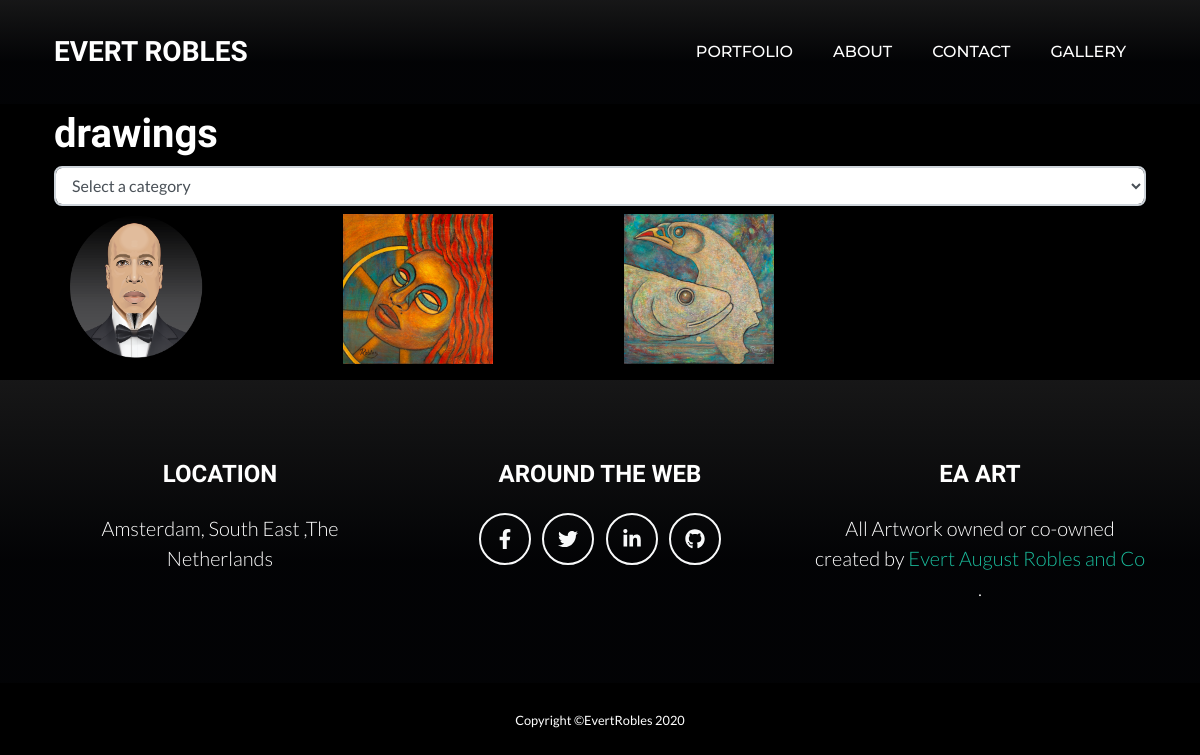
Before: /gallery?category=drawings with the older database file.
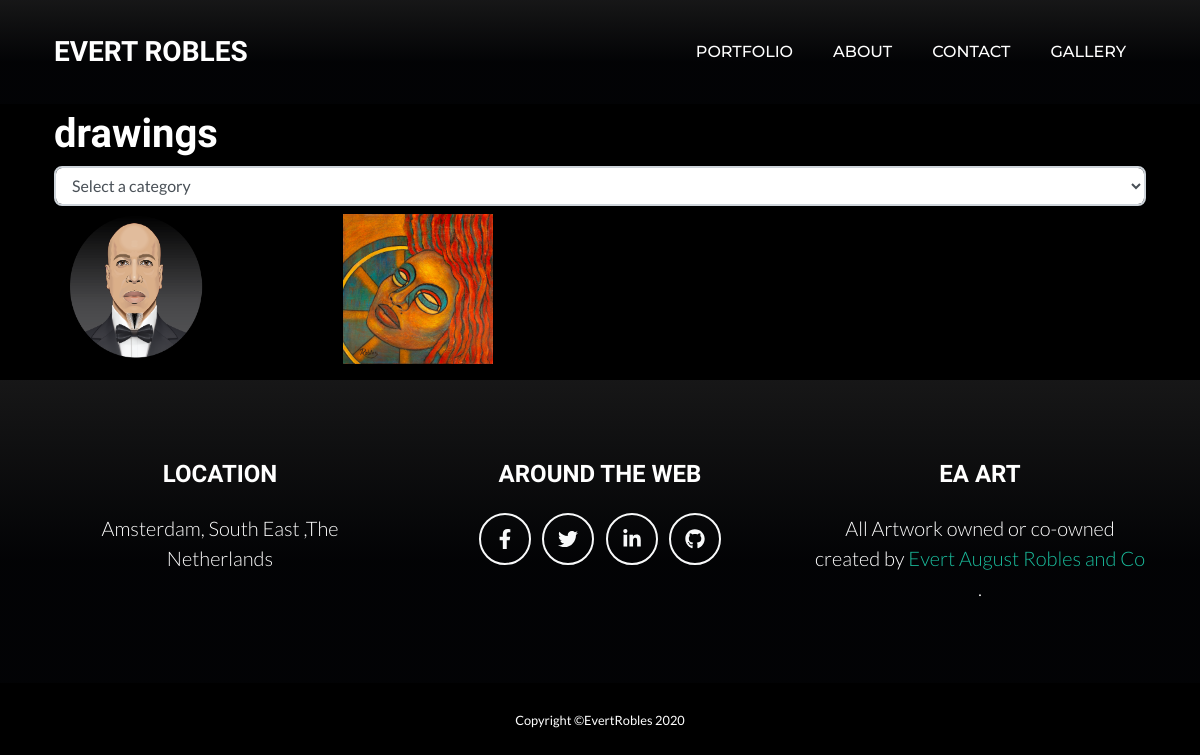
After: the same page with the newer database file.
### models.py (models this page shows, shortened)
class Image(db.Model):
    id = db.Column(db.Integer,primary_key=True)
    name = db.Column(db.String(40),nullable=False,unique=True)
    category = db.Column(db.String(),nullable=False)
    image_url = db.Column(db.String(220),nullable=False, unique=True)
    date_created= db.Column(db.DateTime)
    description = db.Column(db.Text)

### server.py (the view)
@app.route('/gallery',methods=['GET'])
def gallery():
    category= request.args.get('category')
    if category == None:
        category = 'paintings'
        images = Image.query.filter_by(category=category).all()
        return render_template('gallery.html',images=images,category=category)
    images = Image.query.filter_by(category=category).all()
    return render_template('gallery.html',images=images,category=category)

### templates/gallery.html (shortened to what this page needs)
{%extends 'layout.html'%}
{%block content%}
{% include 'includes/nav.html' %}
<div class="container">
    <div class="gallery-top">
        <h1>{{category}}</h1>
        <select id="comp_select" class="selectpicker form-control">
            <option value="" selected>Select a category</option>
        </select>
    </div>
    <div class="row p-2">
        {%for image in images[:8]%}
            <div class="col-6 col-md-3 col-sm-6 mb-2">
            <img src="{{'/static/assets/img/gallery/'+image.image_url}}" alt="" align='center' width="150" height="150">
            </div>
        {%endfor%}
    </div>
</div>
{%endblock%}

### templates/layout.html (shortened to what this page needs)
<!DOCTYPE html>
<html lang="nl">
<head>
    <link href="/static/css/style.css" rel="stylesheet" />
</head>
<body id="page-top">
    {%block content%}{%endblock%}
    {%include 'includes/footer.html'%}
</body>
</html>

### templates/includes/nav.html (shortened to what this page needs)
<nav class="navbar eanav navbar-expand-lg text-uppercase fixed-top" id="mainNav">
    <div class="container">
        <a class="navbar-brand js-scroll-trigger" href="/#page-top">Evert Robles</a>
        <div class="collapse navbar-collapse" id="navbarResponsive">
            <ul class="navbar-nav ml-auto">
                <li class="nav-item mx-0 mx-lg-1"><a class="nav-link py-3 px-0 px-lg-3  js-scroll-trigger"
                        href="/#portfolio">Portfolio</a></li>
                <li class="nav-item mx-0 mx-lg-1"><a class="nav-link py-3 px-0 px-lg-3 js-scroll-trigger"
                        href="/#about">About</a></li>
                <li class="nav-item mx-0 mx-lg-1"><a class="nav-link py-3 px-0 px-lg-3 js-scroll-trigger"
                        href="/#contact">Contact</a></li>
                    <li class="nav-item mx-0 mx-lg-1"><a class="nav-link py-3 px-0 px-lg-3 js-scroll-trigger"
                        href="/gallery">Gallery</a></li>
            </ul>
        </div>
    </div>
</nav>

### templates/includes/footer.html
<footer class="footer text-center">
    <div class="container">
        <div class="row">
            <div class="col-lg-4 mb-5 mb-lg-0">
                <h4 class="text-uppercase mb-4">Location</h4>
                <p class="lead mb-0">
                    Amsterdam, South East ,The Netherlands
                </p>
            </div>
            <div class="col-lg-4 mb-5 mb-lg-0">
                <h4 class="text-uppercase mb-4">Around the Web</h4>
                <a class="btn btn-outline-light btn-social mx-1" href="#!"><i class="fab fa-fw fa-facebook-f"></i></a>
                <a class="btn btn-outline-light btn-social mx-1" href="#!"><i class="fab fa-fw fa-twitter"></i></a>
                <a class="btn btn-outline-light btn-social mx-1" href="#!"><i class="fab fa-fw fa-linkedin-in"></i></a>
                <a class="btn btn-outline-light btn-social mx-1" href="#!"><i class="fab fa-fw fa-github"></i></a>
            </div>
            <div class="col-lg-4">
                <h4 class="text-uppercase mb-4">EA Art </h4>
                <p class="lead mb-0">
                    All Artwork owned or co-owned created by
                    <a href="http://localhost">Evert August Robles and Co</a>
                    .
                </p>
            </div>
        </div>
    </div>
</footer>
<div class="copyright py-4 text-center text-white">
    <div class="container"><small>Copyright ©EvertRobles 2020</small></div>
</div>

### templates/gallery.html (style rules this page uses)
.gallery-top { padding-top: calc(0.5rem + 102px); }

Changed rows visible on the page:
no longer on this page (row edited): Image: image_url (picture)
